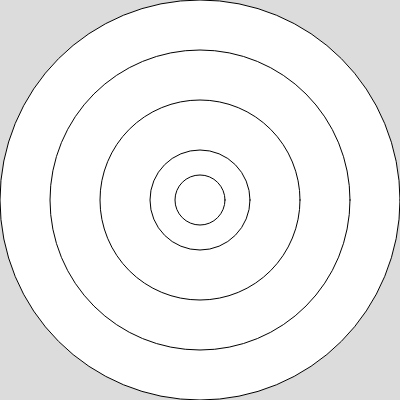
Frame 1 (no input)
Frame 60 (no input): identical to frame 1, image omitted
Frame 120 (the mouse pressed at the canvas centre since frame 60): identical to frame 1, image omitted

The p5.js sketch that drew this single still picture (run headless with seeded random() and noise() and a simulated clock; from frame 60 on, the mouse is pressed at the canvas centre):

// p5.js sketch
// ── sketch.js
function setup() {
    createCanvas(400, 400);
}

function draw() {
    background(220);

    ellipse(200, 200, 400, 400);
    ellipse(200, 200, 300, 300);
    ellipse(200, 200, 200, 200);
    ellipse(200, 200, 100, 100);
    ellipse(200, 200, 50, 50);
}
